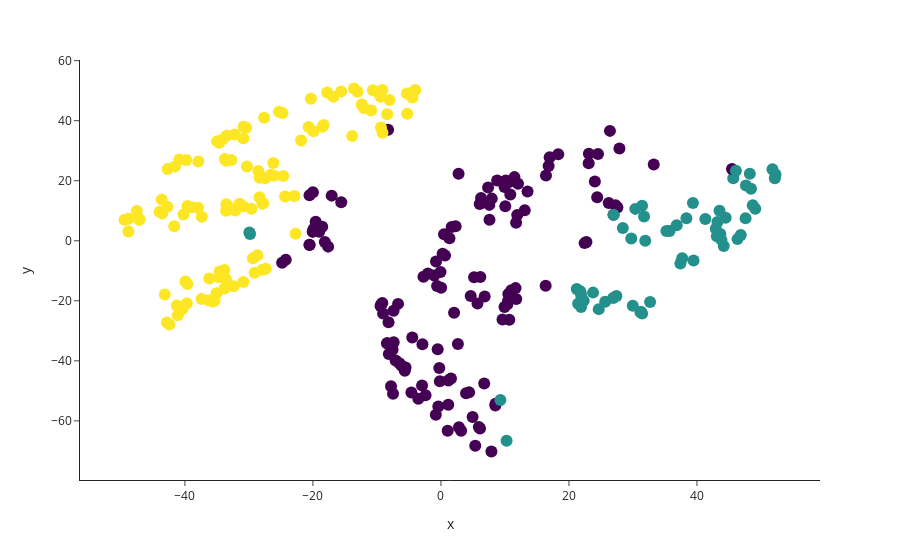

The cell this chart's notebook holds for it:
### Code cell
import textwrap
mywrap = lambda x: textwrap.wrap(x, width=60)
tsne_sample_df['review'] = tsne_sample_df['review'].apply(lambda x: x if type(x) == str else '')
tsne_sample_df['review_wrap'] = tsne_sample_df['review'].apply(lambda x: '<br>'.join(mywrap(x)))
import plotly.express as px
review_fig = px.scatter(tsne_sample_df, x='x', y='y', color='cluster',
                        hover_data=['review_wrap'], template='simple_white')
review_fig.update(layout_coloraxis_showscale=False)
review_fig.update_traces(marker=dict(size=12),selector=dict(mode='markers'))
review_fig.show()

### Figure 1 — Plotly figure (JSON) as saved in the notebook; plotly's stock layout.template omitted (floating-point values rounded to 4 significant figures; data arrays with more than 128 entries replaced by an {"elided": "..."} marker saying what was removed)
{"data": [{"customdata": {"elided": "300x1 str values"}, "hovertemplate": "x=%{x}<br>y=%{y}<br>review_wrap=%{customdata[0]}<br>cluster=%{marker.color}<extra></extra>", "legendgroup": "", "marker": {"color": {"elided": "300 int values"}, "coloraxis": "coloraxis", "size": 12, "symbol": "circle"}, "mode": "markers", "name": "", "orientation": "v", "showlegend": false, "type": "scatter", "x": {"elided": "300 float values"}, "xaxis": "x", "y": {"elided": "300 float values"}, "yaxis": "y"}], "layout": {"coloraxis": {"colorbar": {"title": {"text": "cluster"}}, "colorscale": [[0, "#440154"], [0.1111, "#482878"], [0.2222, "#3e4989"], [0.3333, "#31688e"], [0.4444, "#26828e"], [0.5556, "#1f9e89"], [0.6667, "#35b779"], [0.7778, "#6ece58"], [0.8889, "#b5de2b"], [1, "#fde725"]], "showscale": false}, "legend": {"tracegroupgap": 0}, "margin": {"t": 60}, "xaxis": {"anchor": "y", "domain": [0, 1], "title": {"text": "x"}}, "yaxis": {"anchor": "x", "domain": [0, 1], "title": {"text": "y"}}}}
